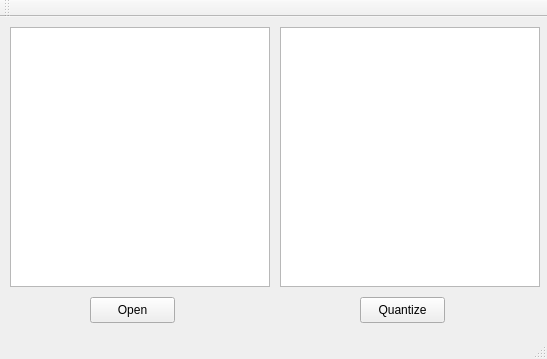
<?xml version="1.0" encoding="UTF-8"?>
<ui version="4.0">
 <class>Quantizer</class>
 <widget class="QMainWindow" name="Quantizer">
  <property name="geometry">
   <rect>
    <x>0</x>
    <y>0</y>
    <width>547</width>
    <height>359</height>
   </rect>
  </property>
  <property name="windowTitle">
   <string>Quantizer</string>
  </property>
  <widget class="QWidget" name="centralWidget">
   <widget class="QGraphicsView" name="leftView">
    <property name="geometry">
     <rect>
      <x>10</x>
      <y>10</y>
      <width>260</width>
      <height>260</height>
     </rect>
    </property>
   </widget>
   <widget class="QPushButton" name="openButton">
    <property name="geometry">
     <rect>
      <x>90</x>
      <y>280</y>
      <width>85</width>
      <height>26</height>
     </rect>
    </property>
    <property name="text">
     <string>Open</string>
    </property>
   </widget>
   <widget class="QGraphicsView" name="rightView">
    <property name="geometry">
     <rect>
      <x>280</x>
      <y>10</y>
      <width>260</width>
      <height>260</height>
     </rect>
    </property>
   </widget>
   <widget class="QPushButton" name="quantizeButton">
    <property name="geometry">
     <rect>
      <x>360</x>
      <y>280</y>
      <width>85</width>
      <height>26</height>
     </rect>
    </property>
    <property name="text">
     <string>Quantize</string>
    </property>
   </widget>
  </widget>
  <widget class="QMenuBar" name="menuBar">
   <property name="geometry">
    <rect>
     <x>0</x>
     <y>0</y>
     <width>547</width>
     <height>25</height>
    </rect>
   </property>
  </widget>
  <widget class="QToolBar" name="mainToolBar">
   <attribute name="toolBarArea">
    <enum>TopToolBarArea</enum>
   </attribute>
   <attribute name="toolBarBreak">
    <bool>false</bool>
   </attribute>
  </widget>
  <widget class="QStatusBar" name="statusBar"/>
 </widget>
 <layoutdefault spacing="6" margin="11"/>
 <resources/>
 <connections/>
</ui>
